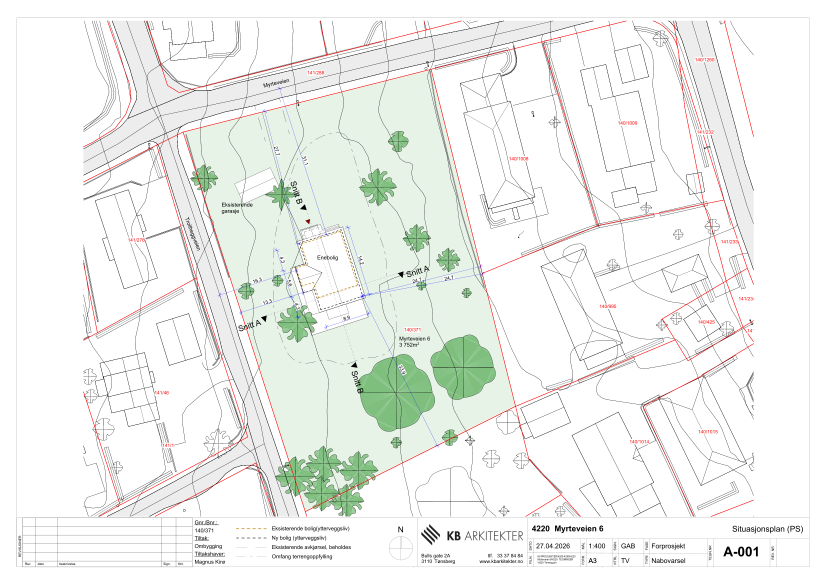
#> input picture assets/images/situasjonsplan_render.png, 2481 x 1754 px (shown at 1/3 size)
$ python generate_utparsellering_study.py
#> lines starting #> are read from the running program, lines starting #| are printed output that depends on the picture
"""
Genererer visuell mulighetsstudie (side-om-side SVG + PNG) for maksimal oppdeling
av Myrteveien 6 (Gnr 140 / Bnr 371, 3 752 m²) til flest mulig fornuftige ~600 m²-tomter
mens eksisterende 1947-bolig beholdes.

Panel A (Venstre): 6 tomter (586–638 m², snitt 604 m²) med veirett i Trollheggveien + Myrteveien
Panel B (Høyre):   5 tomter (625–696 m²) + 150 m² nærlekeplass — 100 % fra Myrteveien (uavhengig av Trollheggveien)
"""

import os
import subprocess
import numpy as np
from PIL import Image

script_dir = os.path.dirname(os.path.abspath(__file__))
repo_root = os.path.dirname(script_dir)
assets_dir = os.path.join(repo_root, "assets", "images")

bg_im = Image.open(os.path.join(assets_dir, "situasjonsplan_render.png")).convert("RGBA")

# Beskjær hele 3 752 m²-eiendommen rent uten tittelfelt i bunnen
CROP_X0, CROP_Y0 = 420, 120
CROP_X1, CROP_Y1 = 1660, 1545
PW = CROP_X1 - CROP_X0  # 1240 per panel
PH = CROP_Y1 - CROP_Y0  # 1425 per panel
crop_panel = bg_im.crop((CROP_X0, CROP_Y0, CROP_X1, CROP_Y1))
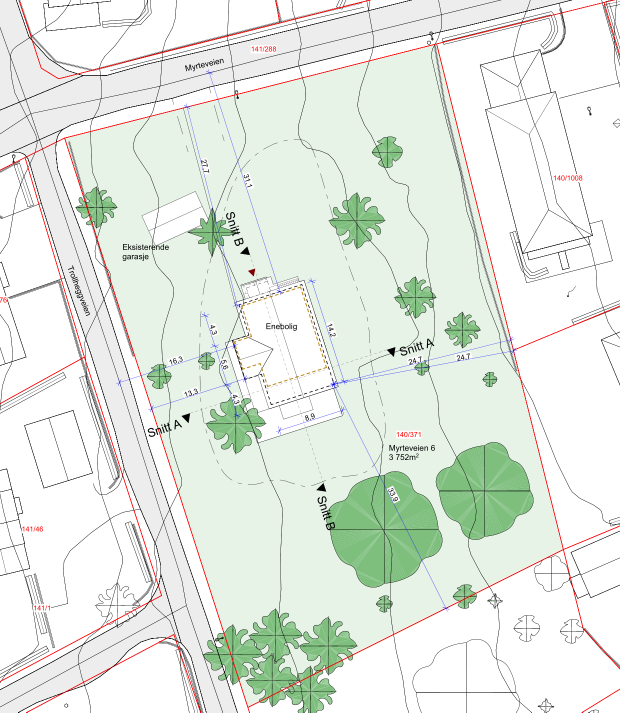
#> crop_panel: PIL image 1240x1425 RGBA (shown at 1/2 size); mean R, G, B, A 228.5, 234.7, 226.7, 255

# Side-om-side lerret: to paneler + toppbanner + bunnpanel
GAP = 36
MARGIN_X = 28
HEADER_H = 112
FOOTER_H = 148
W = MARGIN_X * 2 + PW * 2 + GAP     # 2572
H = HEADER_H + PH + FOOTER_H        # 1730

# Kalibrerte hjørner på situasjonsplan_render.png (14,7909 px/m)
PX = 14.7909
NW_ORIG = np.array([548.8, 395.7])
NE_ORIG = np.array([1292.8, 207.2])
SE_ORIG = np.array([1546.2, 1218.2])
SW_ORIG = np.array([915.2, 1534.3])

u_e = (NE_ORIG - NW_ORIG) / np.linalg.norm(NE_ORIG - NW_ORIG)
u_s = np.array([-u_e[1], u_e[0]])
if u_s[1] < 0:
    u_s = -u_s


def to_local(p):
    v = p - NW_ORIG
    return np.array([np.dot(v, u_e) / PX, np.dot(v, u_s) / PX])


L_NW = to_local(NW_ORIG)
L_NE = to_local(NE_ORIG)
L_SE = to_local(SE_ORIG)
L_SW = to_local(SW_ORIG)


def xw(y):
    return L_NW[0] + (y / L_SW[1]) * (L_SW[0] - L_NW[0])


def xe(y):
    return L_NE[0] + (y / L_SE[1]) * (L_SE[0] - L_NE[0])


def ys(x):
    return L_SW[1] + ((x - L_SW[0]) / (L_SE[0] - L_SW[0])) * (L_SE[1] - L_SW[1])


def area_m2(pts):
    return 0.5 * abs(sum(pts[i][0] * pts[(i + 1) % len(pts)][1] - pts[(i + 1) % len(pts)][0] * pts[i][1] for i in range(len(pts))))


def to_canvas(xy, panel_idx):
    p_orig = NW_ORIG + xy[0] * PX * u_e + xy[1] * PX * u_s
    ox = MARGIN_X + panel_idx * (PW + GAP)
    oy = HEADER_H
    return np.array([p_orig[0] - CROP_X0 + ox, p_orig[1] - CROP_Y0 + oy])


def poly_canvas_str(pts, panel_idx):
    return " ".join(f"{to_canvas(p, panel_idx)[0]:.1f},{to_canvas(p, panel_idx)[1]:.1f}" for p in pts)


def centroid_local(pts):
    """Arealvektet tyngdepunkt for polygon i lokale meterkoordinater."""
    cx = cy = a2 = 0.0
    n = len(pts)
    for i in range(n):
        x0, y0 = pts[i]
        x1, y1 = pts[(i + 1) % n]
        cr = x0 * y1 - x1 * y0
        a2 += cr
        cx += (x0 + x1) * cr
        cy += (y0 + y1) * cr
    return np.array([cx / (3.0 * a2), cy / (3.0 * a2)])


# ---------------- ALTERNATIV A: 6 TOMTER (Myrteveien + Trollheggveien) ----------------
A_plots = [
    ("T1", "Nord-Vest",   "Myrteveien",     "#10b981", "#047857", [[0.0, 0.0], [26.0, 0.0], [26.0, 23.2], [xw(23.2), 23.2]], (0, 0)),
    ("T2", "Nord-Øst",    "Myrteveien",     "#06b6d4", "#0e7490", [[26.0, 0.0], [L_NE[0], 0.0], [xe(23.2), 23.2], [26.0, 23.2]], (0, 0)),
    ("T3", "Eksist. hus", "Trollheggvn.",   "#f59e0b", "#b45309", [[xw(23.2), 23.2], [30.8, 23.2], [30.8, 43.8], [xw(43.8), 43.8]], (-6.5, 0.0)),
    ("T4", "Midt-Øst",    "Stikkvei",       "#3b82f6", "#1d4ed8", [[30.8, 23.2], [xe(23.2), 23.2], [xe(51.4), 51.4], [30.8, 51.4]], (0, 0)),
    ("T5", "Sør-Vest",    "Trollheggvn.",   "#8b5cf6", "#6d28d9", [[xw(47.8), 47.8], [24.0, 47.8], [24.0, ys(24.0)], [L_SW[0], L_SW[1]]], (0, 2.0)),
    ("T6", "Sør-Øst",     "Stikkvei",       "#ec4899", "#be185d", [[24.0, 47.8], [30.8, 47.8], [30.8, 51.4], [xe(51.4), 51.4], [L_SE[0], L_SE[1]], [24.0, ys(24.0)]], (1.5, 1.5)),
]
A_road = [[xw(43.8), 43.8], [30.8, 43.8], [30.8, 47.8], [xw(47.8), 47.8]]

# ---------------- ALTERNATIV B: 5 TOMTER + LEKEPLASS (100 % fra Myrteveien) ----------------
B_road = [[28.5, 0.0], [32.5, 0.0], [32.5, 51.0], [36.5, 51.0], [36.5, 57.0], [24.5, 57.0], [24.5, 51.0], [28.5, 51.0]]
B_lek = [[28.0, 57.0], [36.5, 57.0], [36.5, ys(36.5)], [28.0, ys(28.0)]]
B_plots = [
    ("T1", "Nord-Vest",   "Myrteveien",     "#10b981", "#047857", [[0.0, 0.0], [28.5, 0.0], [28.5, 22.5], [xw(22.5), 22.5]], (0, 0)),
    ("T2", "Nord-Øst",    "Myrteveien",     "#06b6d4", "#0e7490", [[32.5, 0.0], [L_NE[0], 0.0], [xe(32.5), 32.5], [32.5, 32.5]], (0, 0)),
    ("T3", "Eksist. hus", "Stikkvei",       "#f59e0b", "#b45309", [[xw(22.5), 22.5], [28.5, 22.5], [28.5, 48.5], [xw(48.5), 48.5]], (-6.0, 5.5)),
    ("T4", "Sør-Øst",     "Stikkvei/tun",   "#3b82f6", "#1d4ed8", [[32.5, 32.5], [xe(32.5), 32.5], [L_SE[0], L_SE[1]], [36.5, ys(36.5)], [36.5, 51.0], [32.5, 51.0]], (1.5, 0)),
    ("T5", "Sør-Vest",    "Stikkvei/tun",   "#8b5cf6", "#6d28d9", [[xw(48.5), 48.5], [28.5, 48.5], [28.5, 51.0], [24.5, 51.0], [24.5, 57.0], [28.0, 57.0], [28.0, ys(28.0)], [L_SW[0], L_SW[1]]], (-1.5, 3.0)),
]

# Eksisterende 1947-hus (uthevet ramme så man tydelig ser at det beholdes)
house_box = [[15.45, 27.34], [26.71, 27.34], [26.71, 39.30], [15.45, 39.30]]


def render_panel_elements(plots, road, panel_idx, lek=None):
#> called with panel_idx = 0
    els = []
    # 1. Tomter
    for code, name, acc, fill, stroke, pts, nudge in plots:
        ar = area_m2(pts)
        els.append(f'<polygon points="{poly_canvas_str(pts, panel_idx)}" fill="{fill}" fill-opacity="0.24" stroke="{stroke}" stroke-width="3.2"/>')
        c = centroid_local(pts) + np.array(nudge)
        cp = to_canvas(c, panel_idx)
        bya = ar * 0.25
        # Kompakt og tydelig etikett for hver tomt
        els.append(f'''
        <g transform="translate({cp[0] - 88:.1f}, {cp[1] - 34:.1f})">
          <rect width="176" height="68" rx="8" fill="#ffffff" fill-opacity="0.93" stroke="{stroke}" stroke-width="2.2"/>
          <text x="88" y="21" text-anchor="middle" font-family="DejaVu Sans, Arial, sans-serif" font-weight="800" font-size="14" fill="{stroke}">{code} — {name}</text>
          <text x="88" y="40" text-anchor="middle" font-family="DejaVu Sans, Arial, sans-serif" font-weight="800" font-size="15.5" fill="#0f172a">ca. {ar:.0f} m²</text>
          <text x="88" y="57" text-anchor="middle" font-family="DejaVu Sans, Arial, sans-serif" font-weight="600" font-size="10.5" fill="#475569">BYA ≤ {bya:.0f} m² • {acc}</text>
        </g>
        ''')

    # 2. Felles vei / snutun
    r_ar = area_m2(road)
    els.append(f'<polygon points="{poly_canvas_str(road, panel_idx)}" fill="#64748b" fill-opacity="0.45" stroke="#1e293b" stroke-width="2.6" stroke-dasharray="6,4"/>')
    rc = to_canvas(centroid_local(road), panel_idx)
    if panel_idx == 0:
        els.append(f'''
        <g transform="translate({rc[0] - 88:.1f}, {rc[1] - 13:.1f})">
          <rect width="176" height="26" rx="5" fill="#0f172a" fill-opacity="0.92"/>
          <text x="88" y="17" text-anchor="middle" font-family="DejaVu Sans, Arial, sans-serif" font-weight="700" font-size="11.5" fill="#f8fafc">Stikkvei 4 m ({r_ar:.0f} m²)</text>
        </g>
        ''')
    else:
        # Plasser veietikett midt i snutunet
        tun_c = to_canvas(np.array([30.5, 54.0]), panel_idx)
        els.append(f'''
        <g transform="translate({tun_c[0] - 84:.1f}, {tun_c[1] - 14:.1f})">
          <rect width="168" height="28" rx="5" fill="#0f172a" fill-opacity="0.93"/>
          <text x="84" y="18" text-anchor="middle" font-family="DejaVu Sans, Arial, sans-serif" font-weight="700" font-size="11.5" fill="#f8fafc">Vei + snutun ({r_ar:.0f} m²)</text>
        </g>
        ''')

    # 3. Felles lekeplass (Panel B)
    if lek is not None:
        l_ar = area_m2(lek)
        els.append(f'<polygon points="{poly_canvas_str(lek, panel_idx)}" fill="#84cc16" fill-opacity="0.38" stroke="#3f6212" stroke-width="2.8" stroke-dasharray="5,3"/>')
        lc = to_canvas(centroid_local(lek), panel_idx)
        els.append(f'''
        <g transform="translate({lc[0] - 66:.1f}, {lc[1] - 24:.1f})">
          <rect width="132" height="48" rx="7" fill="#f7fee7" fill-opacity="0.95" stroke="#4d7c0f" stroke-width="2.0"/>
          <text x="66" y="19" text-anchor="middle" font-family="DejaVu Sans, Arial, sans-serif" font-weight="800" font-size="11.5" fill="#365314">NÆRLEKEPLASS</text>
          <text x="66" y="37" text-anchor="middle" font-family="DejaVu Sans, Arial, sans-serif" font-weight="800" font-size="13" fill="#3f6212">ca. {l_ar:.0f} m²</text>
        </g>
        ''')

    # 4. Uthev eksisterende 1947-hus som beholdes
    els.append(f'<polygon points="{poly_canvas_str(house_box, panel_idx)}" fill="#f59e0b" fill-opacity="0.32" stroke="#92400e" stroke-width="3.2"/>')
    hc = to_canvas(np.array([21.1, 33.3]), panel_idx)
    els.append(f'''
    <g transform="translate({hc[0] - 58:.1f}, {hc[1] - 13:.1f})">
      <rect width="116" height="26" rx="5" fill="#78350f" fill-opacity="0.94" stroke="#fef3c7" stroke-width="1.4"/>
      <text x="58" y="17" text-anchor="middle" font-family="DejaVu Sans, Arial, sans-serif" font-weight="800" font-size="11" fill="#ffffff">EKSIST. HUS</text>
    </g>
    ''')
    return "\n".join(els)


ox0 = MARGIN_X
ox1 = MARGIN_X + PW + GAP

svg = f'''<svg xmlns="http://www.w3.org/2000/svg" viewBox="0 0 {W} {H}" width="{W}" height="{H}">
  <!-- Bakgrunn for marger -->
  <rect width="{W}" height="{H}" fill="#0f172a"/>

  <!-- Hovedbanner -->
  <text x="{W/2:.1f}" y="42" text-anchor="middle" font-family="DejaVu Sans, Arial, sans-serif" font-weight="800" font-size="28" fill="#ffffff">MULIGHETSSTUDIE — MAKSIMAL UTPARSELLERING AV MYRTEVEIEN 6 (3 752 m²)</text>
  <text x="{W/2:.1f}" y="74" text-anchor="middle" font-family="DejaVu Sans, Arial, sans-serif" font-weight="600" font-size="17" fill="#38bdf8">Gnr 140 / Bnr 371 • Tønsberg kommune • Flest mulig fornuftige ~600 m²-tomter mens eksisterende 1947-hus beholdes</text>
  <text x="{W/2:.1f}" y="99" text-anchor="middle" font-family="DejaVu Sans, Arial, sans-serif" font-weight="500" font-size="13.5" fill="#cbd5e1">Merk: Oppdeling i 3+ nye boligtomter eller felles adkomstvei utløser krav om detaljregulering (KPA Tønsberg 2023–2035, ref. sak #86)</text>

  <!-- Panel A & B rammer (bakgrunnsbilder komposittes under av PIL) -->
  <rect x="{ox0}" y="{HEADER_H}" width="{PW}" height="{PH}" fill="none" stroke="#38bdf8" stroke-width="3"/>
  <rect x="{ox1}" y="{HEADER_H}" width="{PW}" height="{PH}" fill="none" stroke="#10b981" stroke-width="3"/>

  <!-- Panel A innhold -->
  {render_panel_elements(A_plots, A_road, 0, lek=None)}

  <!-- Panel B innhold -->
  {render_panel_elements(B_plots, B_road, 1, lek=B_lek)}

  <!-- Panel A toppkort -->
  <g transform="translate({ox0 + 18}, {HEADER_H + 16})">
    <rect width="650" height="78" rx="10" fill="#0f172a" fill-opacity="0.93" stroke="#38bdf8" stroke-width="2.2"/>
    <text x="18" y="30" font-family="DejaVu Sans, Arial, sans-serif" font-weight="800" font-size="19" fill="#38bdf8">ALTERNATIV A: 6 TOMTER à ~600 m² (1 eksist. + 5 nye)</text>
    <text x="18" y="53" font-family="DejaVu Sans, Arial, sans-serif" font-weight="600" font-size="13.5" fill="#ffffff">Snitt 604 m² (586–638 m²) • Kun 112 m² stikkvei • ≥ 4,0 m rundt eksisterende hus</text>
    <text x="18" y="70" font-family="DejaVu Sans, Arial, sans-serif" font-weight="500" font-size="12" fill="#fbbf24">Forutsetning: Utvidet veirett i privat vei Trollheggveien (141/1) + detaljregulering</text>
  </g>

  <!-- Panel B toppkort -->
  <g transform="translate({ox1 + 18}, {HEADER_H + 16})">
    <rect width="748" height="78" rx="10" fill="#0f172a" fill-opacity="0.93" stroke="#10b981" stroke-width="2.2"/>
    <text x="18" y="30" font-family="DejaVu Sans, Arial, sans-serif" font-weight="800" font-size="19" fill="#34d399">ALTERNATIV B: 5 TOMTER + LEKEPLASS (100 % fra Myrteveien)</text>
    <text x="18" y="53" font-family="DejaVu Sans, Arial, sans-serif" font-weight="600" font-size="13.5" fill="#ffffff">Romslige tomter 625–696 m² + 150 m² nærlekeplass + snutun (276 m²)</text>
    <text x="18" y="70" font-family="DejaVu Sans, Arial, sans-serif" font-weight="500" font-size="12" fill="#a7f3d0">Største fordel: 0 % avhengig av privat veieier i Trollheggveien • Mest reguleringssikker!</text>
  </g>

  <!-- Bunnpanel: Nøkkeltall og planvurdering -->
  <g transform="translate({MARGIN_X}, {HEADER_H + PH + 16})">
    <rect width="{W - MARGIN_X*2}" height="116" rx="10" fill="#1e293b" stroke="#475569" stroke-width="1.8"/>
    <text x="24" y="30" font-family="DejaVu Sans, Arial, sans-serif" font-weight="800" font-size="16" fill="#ffffff">VIKTIGSTE KONKLUSJONER FOR UTPARSELLERING (DETALJREGULERING, KPA TØNSBERG 2023–2035)</text>
    <text x="24" y="56" font-family="DejaVu Sans, Arial, sans-serif" font-weight="600" font-size="13.5" fill="#e2e8f0">1. Maks fornuftig antall: 6 eneboligtomter (~585–640 m² med Trollheggveien, eller ~550–610 m² kun fra Myrteveien uten lekeplass). 5 tomter + nærlekeplass (Alt. B) er lettest å få regulert.</text>
    <text x="24" y="80" font-family="DejaVu Sans, Arial, sans-serif" font-weight="600" font-size="13.5" fill="#e2e8f0">2. Eksisterende 1947-hus beholdes på ~590–680 m² (BYA ca. 21–24 % inkl. 2 p-plasser — under 25 %-grensen). Gammel tre-garasje i NV rives for å frigjøre T1.</text>
    <text x="24" y="104" font-family="DejaVu Sans, Arial, sans-serif" font-weight="600" font-size="13.5" fill="#93c5fd">3. Reguleringsfordel: Ved detaljregulering kan byggegrense mot Myrteveien settes etter strøkslinje (~8–10 m som Myrteveien 2) i stedet for 15 m fra vegmidt — gir romslige byggefelt på T1 &amp; T2.</text>
  </g>
</svg>
'''

svg_path = os.path.join(assets_dir, "mulighetsstudie_utparsellering_m6.svg")
overlay_png = "/tmp/utparsellering_overlay.png"
png_path = os.path.join(assets_dir, "mulighetsstudie_utparsellering_m6.png")

with open(svg_path, "w", encoding="utf-8") as f:
    f.write(svg)

# Render transparent overlay (men uten mørk bakgrunn over panelene — vi lager panel-maske)
#> (the run stopped early here; a loop or call above may not have finished)

$ run again, with assets/images/nabokart_m6.png copied over assets/images/situasjonsplan_render.png
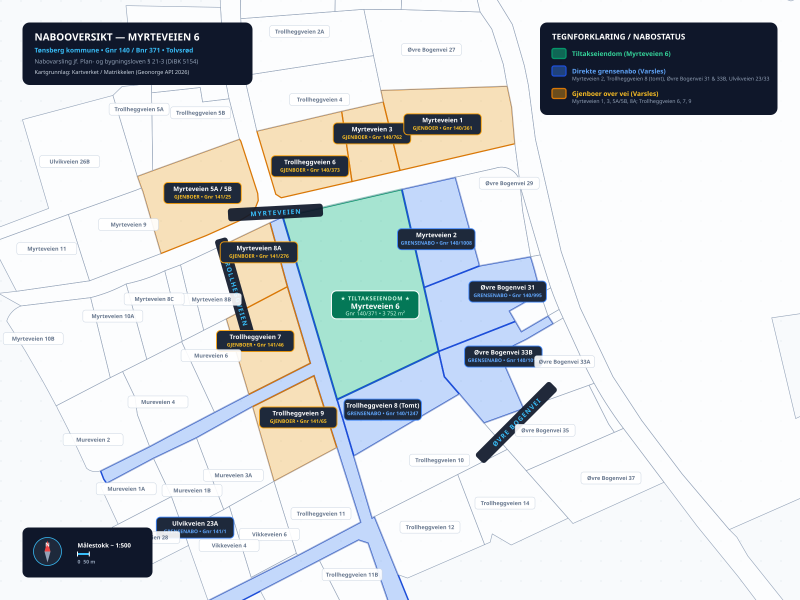
#> input picture assets/images/nabokart_m6.png, 1600 x 1200 px (shown at 1/2 size)
#> bg_im is the input picture: PIL image 1600x1200 RGBA; mean R, G, B, A 211.2, 216.1, 218.5, 255
#> `crop_panel = bg_im.crop((CROP_X0, CROP_Y0, CROP_X1, CROP_Y1))`:
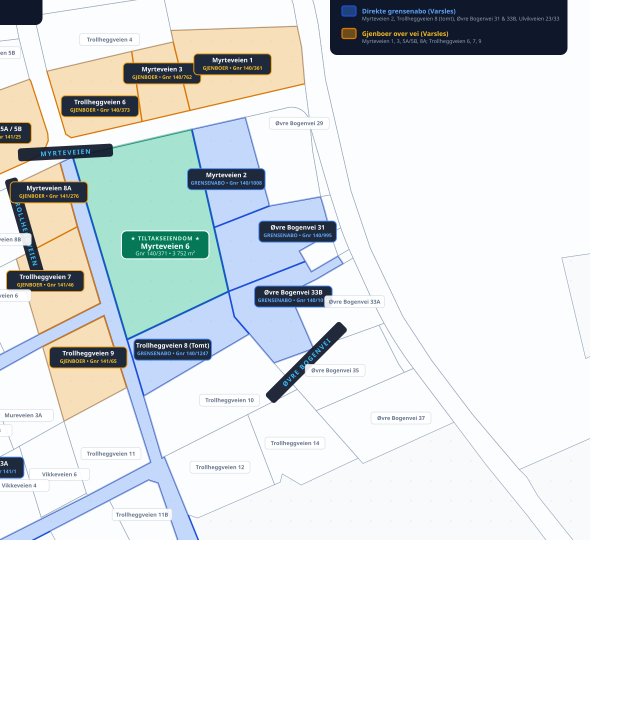
#> crop_panel: PIL image 1240x1425 RGBA (shown at 1/2 size); mean R, G, B, A 154.4, 158.7, 159.8, 183.9; transparent parts drawn white

$ run again, with assets/images/planskisse_anleggsomraade_nord.png copied over assets/images/situasjonsplan_render.png
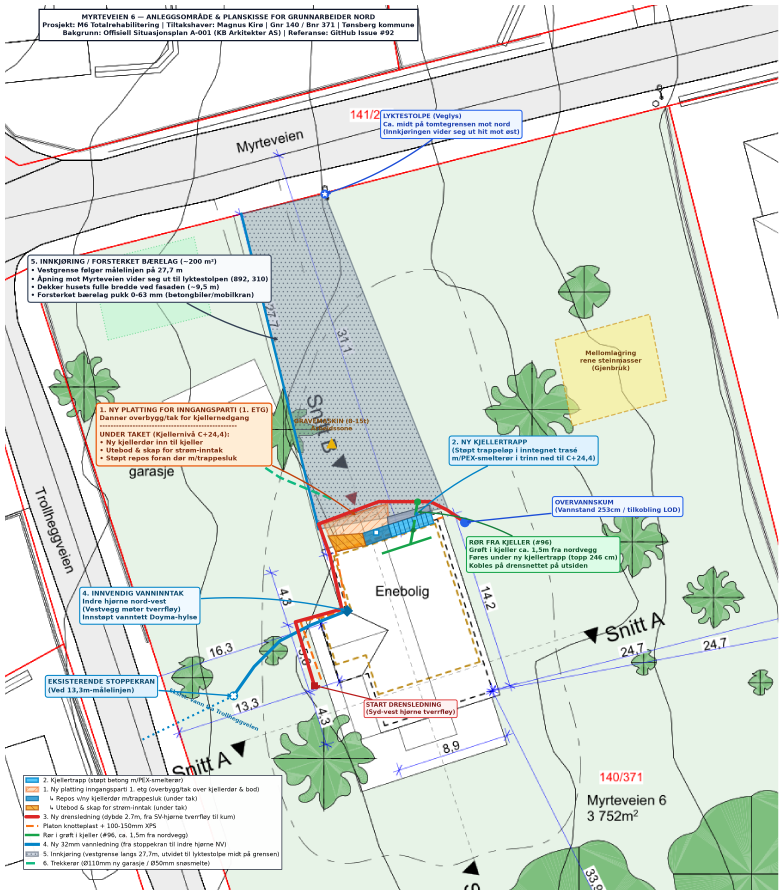
#> input picture assets/images/planskisse_anleggsomraade_nord.png, 3133 x 3580 px (shown at 1/4 size)
#> bg_im is the input picture: PIL image 3133x3580 RGBA; mean R, G, B, A 220.2, 227.4, 219.8, 255
#> `crop_panel = bg_im.crop((CROP_X0, CROP_Y0, CROP_X1, CROP_Y1))`:
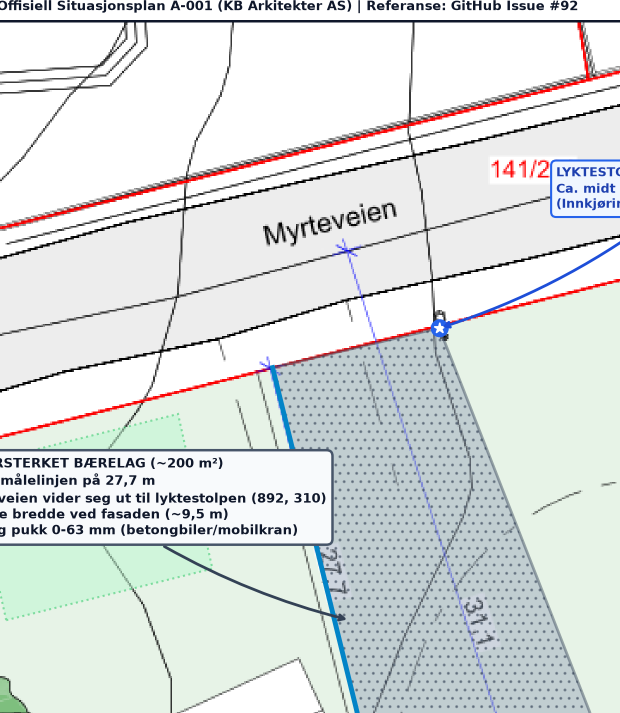
#> crop_panel: PIL image 1240x1425 RGBA (shown at 1/2 size); mean R, G, B, A 219.6, 224.2, 223.1, 255

$ run again, with assets/images/situasjonsplan_fradeling_no.png copied over assets/images/situasjonsplan_render.png
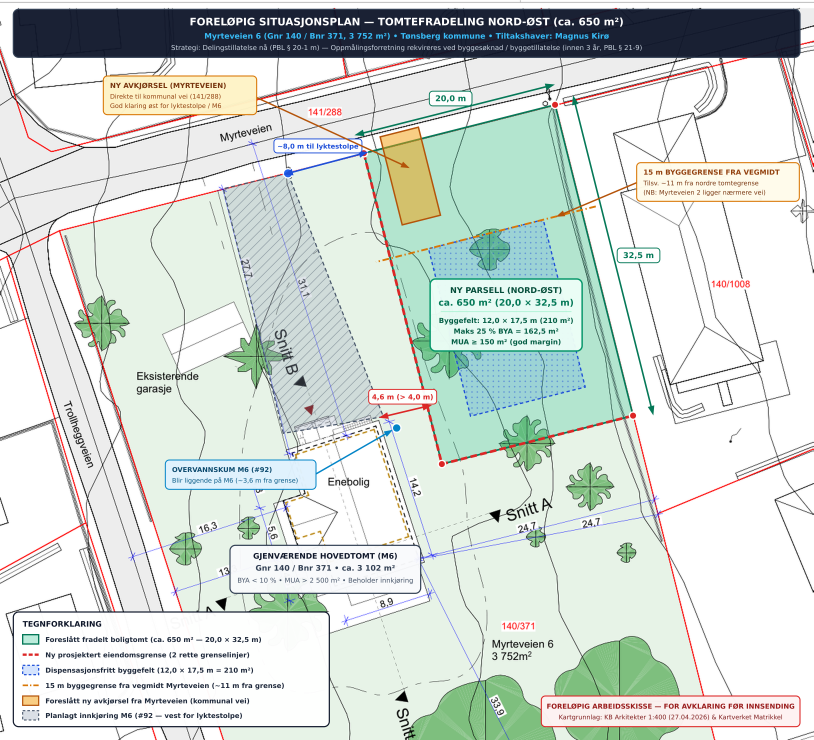
#> input picture assets/images/situasjonsplan_fradeling_no.png, 2440 x 2220 px (shown at 1/3 size)
#> `crop_panel = bg_im.crop((CROP_X0, CROP_Y0, CROP_X1, CROP_Y1))`:
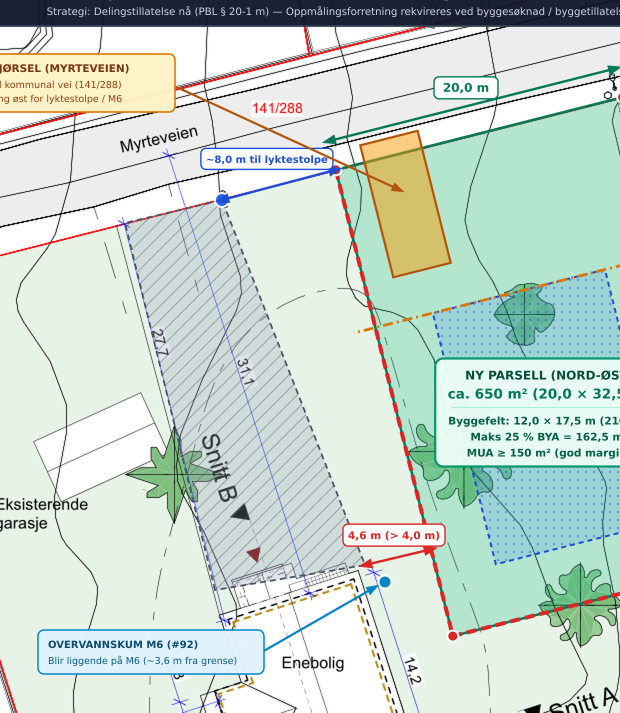
#> crop_panel: PIL image 1240x1425 RGBA (shown at 1/2 size); mean R, G, B, A 200.8, 216.2, 207.7, 255
